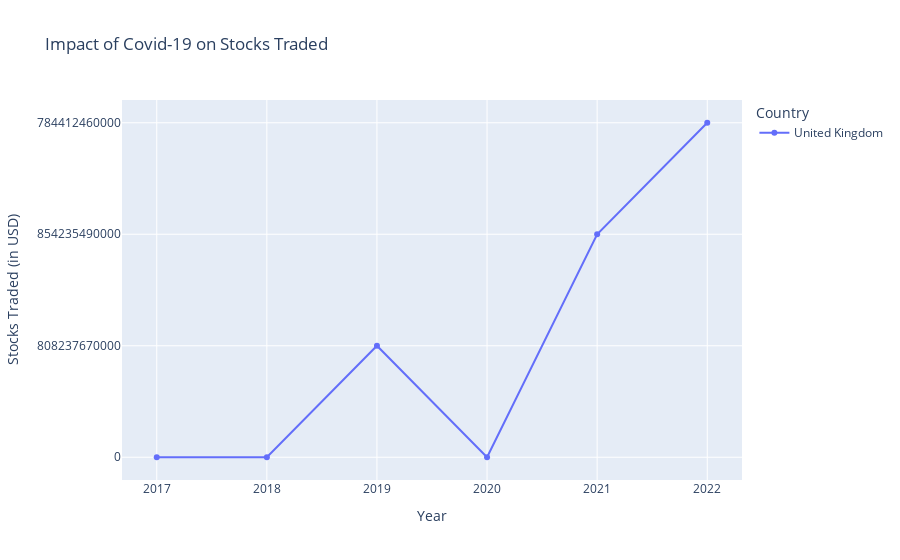

The cell this chart's notebook holds for it:
### Code cell
def create_stocks_line_chart(data,ctry):
  filtered_data = data[data["Country"] == ctry]
  fig = px.line(filtered_data, 
                x = 'Year',
                y = 'Stocks Traded',
                color = 'Country',
                title = 'Impact of Covid-19 on Stocks Traded',
                labels = {'Year': 'Year', 'Stocks Traded': 'Stocks Traded (in USD)'},
                markers = True)
  return fig

create_stocks_line_chart(melted_data,"United Kingdom")

### Figure 1 — Plotly figure (JSON) as saved in the notebook; plotly's stock layout.template omitted (floating-point values rounded to 4 significant figures)
{"data": [{"hovertemplate": "Country=United Kingdom<br>Year=%{x}<br>Stocks Traded (in USD)=%{y}<extra></extra>", "legendgroup": "United Kingdom", "line": {"color": "#636efa", "dash": "solid"}, "marker": {"symbol": "circle"}, "mode": "lines+markers", "name": "United Kingdom", "orientation": "v", "showlegend": true, "type": "scatter", "x": ["2017", "2018", "2019", "2020", "2021", "2022"], "xaxis": "x", "y": [0, 0, "808237670000", 0, "854235490000", "784412460000"], "yaxis": "y"}], "layout": {"legend": {"title": {"text": "Country"}, "tracegroupgap": 0}, "title": {"text": "Impact of Covid-19 on Stocks Traded"}, "xaxis": {"anchor": "y", "domain": [0, 1], "title": {"text": "Year"}}, "yaxis": {"anchor": "x", "domain": [0, 1], "title": {"text": "Stocks Traded (in USD)"}}}}
